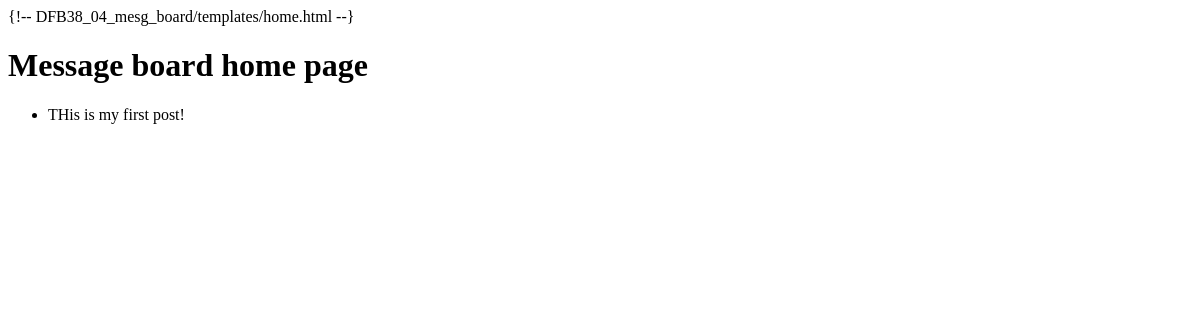
Before: / with the older database file.
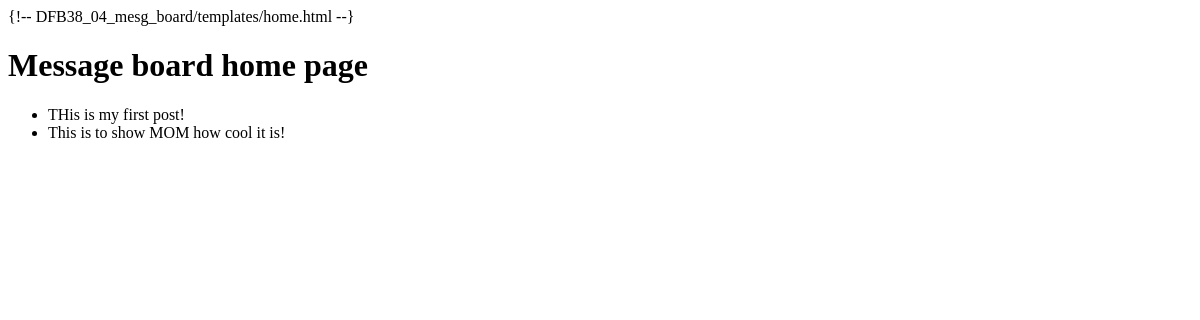
After: the same page with the newer database file.
### mb_posts_app/models.py (models this page shows, shortened)
class MbPost(models.Model):
	mbPostText = models.TextField()

### mb_posts_app/views.py (the view)
# urls.py: path("", HomePageView.as_view(), name="home"),
class HomePageView(ListView):
	model = MbPost
	template_name = "home.html"
	context_object_name = "all_mbposts_list"

### templates/home.html (shortened to what this page needs)
<h1>Message board home page </h1>
<ul>
  {% for mbPost in all_mbposts_list %}
    <li>{{ mbPost.mbPostText }}</li>
  {% endfor %}
</ul>

Changed rows visible on the page:
added MbPost: mbPostText "This is to show MOM how cool it is!"
